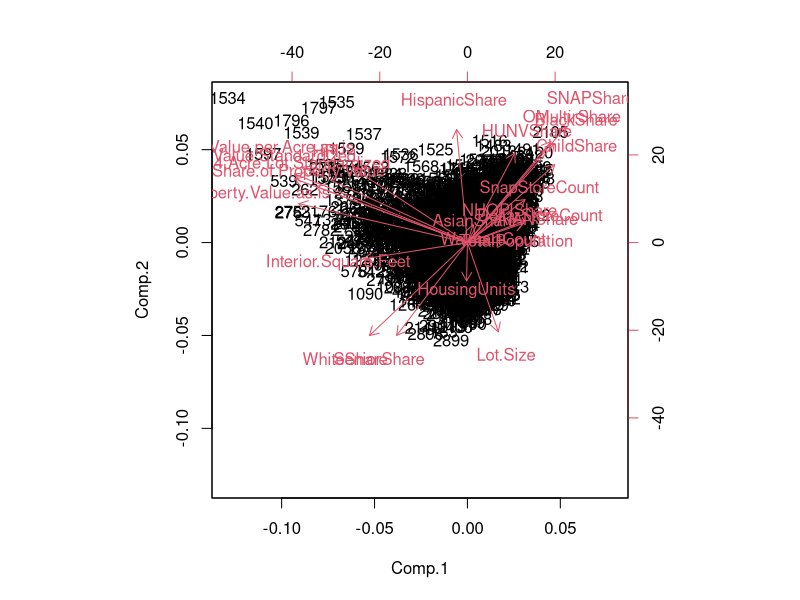
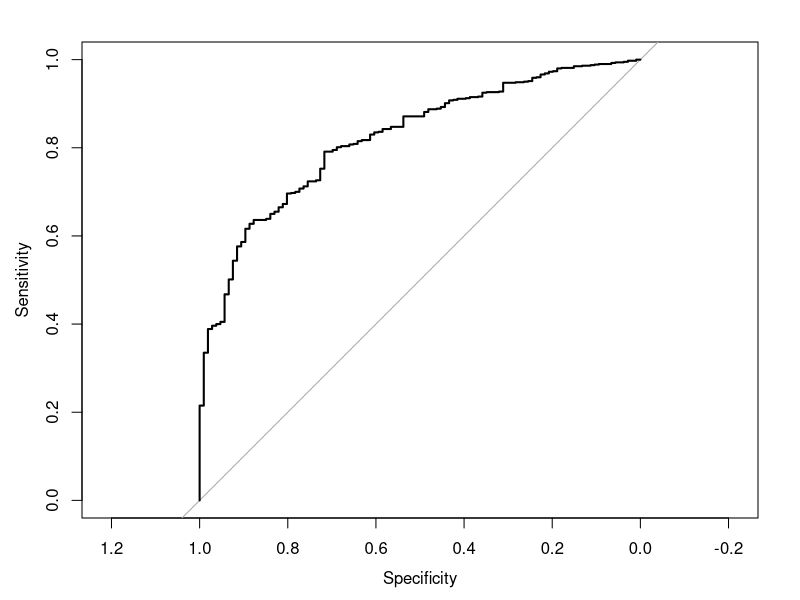

The R source for these figures, in order: (Note: a time limit stopped this script after it produced the figures.)
setwd("~/Desktop/Accenture/Modeling - Omit NAs")
mydata <- read.csv("OmitNA.model.df.csv")

library(caret)
library(pROC)

#modeling for LILA
#---------------------------------------------------------
#prepping dataset for model
bench.data <- mydata
bench.data$LILATracts_1And10 <- ifelse(bench.data$LILATracts_1And10 == 1, "Yes", "No")#Changing Binary to Yes / No bc of Model Error
bench.data$LILATracts_1And10 <- as.factor(bench.data$LILATracts_1And10) #chaning response to factor
bench.data$LILATracts_1And10 <- factor(bench.data$LILATracts_1And10, levels = 
                        c("Yes", "No")) #changing order of levels in df
levels(bench.data$LILATracts_1And10)# tests for correct order of levels

bench.data <- bench.data[, c(4, 17, 19, 21, 23:30, 42:54)]

#---------------------------------------------------------
#partitioning benchmark dataframe 

set.seed(365) #random seed generator
partition.index <- createDataPartition(bench.data$LILATracts_1And10, p=0.6, list = FALSE) #partition index
bench_train <- bench.data[partition.index, ] #train set
bench_test <- bench.data[-partition.index, ] #test set

table(bench_train$LILATracts_1And10) # 11.7%
table(bench_test$LILATracts_1And10)

#---------------------------------------------------------
#benchmark Logit Model

trn_ctrl <- trainControl(summaryFunction = twoClassSummary, 
                         savePredictions = TRUE, 
                         method = 'repeatedcv', 
                         number = 5, 
                         repeats = 5, 
                         classProbs = TRUE, 
                         allowParallel = FALSE) # I think this is K-fold CV

logit_bench <- train(LILATracts_1And10~., data = bench_train, 
                   method = 'glm',
                   trControl = trn_ctrl, 
                   family = 'binomial' ) # created Logit model

#---------------------------------------------------------
#confusionMatrix for benchmark model predictions 

lvs <- c('Yes', 'No')
truth <- factor(logit_bench$pred$obs)
pred <- factor(logit_bench$pred$pred)
xtab <- table(pred, truth)
confusionMatrix(xtab) # Accuracy is 87.3% 

#---------------------------------------------------------
#apply trained benchmark model to test data

pred_logit_bench <- predict.train(object = logit_bench, newdata = bench_test, type = 'raw')
prob_logit_bench <- predict.train(object = logit_bench, newdata = bench_test, type = 'prob')

#evaluating model performance on test data
confusionMatrix(pred_logit_bench, bench_test$LILATracts_1And10) # Accuracy is 87.58%

#saving logit model test data results
logit_bench_output <- bench_test
logit_bench_output$pred <- pred_logit_bench
logit_bench_output$prob <- prob_logit_bench

#now we can make a confusion matrix with this new dataset 
confusionMatrix(logit_bench_output$pred, logit_bench_output$LILATracts_1And10)

#---------------------------------------------------------





#---------------------------------------------------------
#PCA 
pca.data <- mydata[, c(17, 19, 21, 23:30, 42:54)] #predictor variables only
pca <- princomp(pca.data, cor = TRUE) #PCA output
summary(pca) #include up to Comp.8
loadings(pca) #if you want to be able to explain PCA Comps...not relevant as of now
biplot(pca) #plot showing us Comp 1 and 2 variables 

#---------------------------------------------------------
#creating PCA dataframe 
scores <- as.data.frame(pca$scores[, 1:8]) #df containing 1-8 Comps
pca.df <- cbind(LILA = mydata$LILATracts_1And10, scores) #merging response variable with PCA dataframe

pca.df$LILA <- ifelse(pca.df$LILA == 1, "Yes", "No")#Changing Binary to Yes / No bc of Model Error

pca.df$LILA <- as.factor(pca.df$LILA) #chaning response to factor

pca.df$LILA <- factor(pca.df$LILA, levels = 
                                   c("Yes", "No")) #changing order of levels in df

levels(pca.df$LILA)# tests for correct order of levels

#pca.df is the dataset we will use to model LI with PCA attributes 

#---------------------------------------------------------
#partitioning PCA dataframe

set.seed(365) #random seed generator
partition.index <- createDataPartition(pca.df$LILA, p=0.7, list = FALSE) #partition index
pca_train <- pca.df[partition.index, ] #train set
pca_test <- pca.df[-partition.index, ] #test set

table(pca_train$LILA) # 11.76%
table(pca_test$LILA) 

#---------------------------------------------------------
#PCA Logit Model

trn_ctrl <- trainControl(summaryFunction = twoClassSummary, 
                         savePredictions = TRUE, 
                         method = 'repeatedcv', 
                         number = 5, 
                         repeats = 5, 
                         classProbs = TRUE, 
                         allowParallel = FALSE) # I think this is K-fold CV

logit_pca <- train(LILA~., data = pca_train, 
                   method = 'glm',
                   trControl = trn_ctrl, 
                   family = 'binomial' ) # created Logit model

#---------------------------------------------------------
#confusionMatrix for model predictions 

lvs <- c('Yes', 'No')
truth <- factor(logit_pca$pred$obs)
pred <- factor(logit_pca$pred$pred)
xtab <- table(pred, truth)
confusionMatrix(xtab) # Accuracy is 87.59% for train data...lets move onto test

#---------------------------------------------------------
#apply trained model to test data

pred_logit_pca <- predict.train(object = logit_pca, newdata = pca_test, type = 'raw')
prob_logit_pca <- predict.train(object = logit_pca, newdata = pca_test, type = 'prob')

#evaluating model performance on test data
confusionMatrix(pred_logit_pca, pca_test$LILA) # Accuracy is 88.41%

#saving logit model test data results
logit_pca_output <- pca_test
logit_pca_output$pred <- pred_logit_pca
logit_pca_output$prob <- prob_logit_pca

#now we can make a confusion matrix with this new dataset 
confusionMatrix(logit_pca_output$pred, logit_pca_output$LILA)

#---------------------------------------------------------
#creating ROC plot

pred_tst <- predict(logit_pca, newdata = pca_test)
pca_test$pred <- pred_tst
pca_test$prob <- prob_logit_pca$Yes

myROC <- roc(response = pca_test$LILA, predictor = pca_test$prob, levels = 
               c("Yes", "No"))

myROC # to get AUC
plot(myROC)

#---------------------------------------------------------





#---------------------------------------------------------
# PCA Random Forest 

set.seed(365)

trn_ctrl <- trainControl(summaryFunction = twoClassSummary, 
                         savePredictions = TRUE, 
                         method = 'repeatedcv', 
                         number = 5, 
                         repeats = 5, 
                         classProbs = TRUE, 
                         allowParallel = FALSE) # I think this is K-fold CV 

mtry <- 1:3
tunegrid <- expand.grid(.mtry=mtry)
rf_pca <- train(LILA~., data = pca_train, 
                method = 'rf', 
                metric = 'ROC', 
                tuneGrid = tunegrid, 
                trControl = trn_ctrl)

#RF with tuneLength controlling hyperparameters
rf_pca <- train(LILA~., data = pca_train, 
                method = 'rf', 
                metric = 'ROC', 
                tuneLength = 4, 
                trControl = trn_ctrl)

#---------------------------------------------------------
#confusionMatrix for model predictions 

lvs <- c('Yes', 'No')
truth <- factor(rf_pca$pred$obs)
pred <- factor(rf_pca$pred$pred)
xtab <- table(pred, truth)
confusionMatrix(xtab) # 88.59% accuracy with .6p

#---------------------------------------------------------
#apply trained model to test data

pred_rf_pca <- predict.train(object = rf_pca, newdata = pca_test, type = 'raw')
prob_rf_pca <- predict.train(object = rf_pca, newdata = pca_test, type = 'prob')

#evaluating model performance on test data
confusionMatrix(pred_rf_pca, pca_test$LILA) # Accuracy is 88.16% with .6p

#saving model test data results
logit_pca_output <- pca_test
logit_pca_output$pred <- pred_logit_pca
logit_pca_output$prob <- prob_logit_pca

#now we can make a confusion matrix with this new dataset 
confusionMatrix(logit_pca_output$pred, logit_pca_output$LILA)

#---------------------------------------------------------
#creating ROC plot

pred_tst <- predict(rf_pca, newdata = pca_test)
pca_test$pred <- pred_tst
pca_test$prob <- prob_rf_pca$Yes

myROC <- roc(response = pca_test$LILA, predictor = pca_test$prob, levels = 
               c("Yes", "No"))

myROC # to get AUC
plot(myROC)

#---------------------------------------------------------





#---------------------------------------------------------
#PCA svmLinear 
modelLookup('svmLinear')

trn_ctrl <- trainControl(summaryFunction = twoClassSummary, 
                         savePredictions = TRUE, 
                         method = 'repeatedcv', 
                         number = 5, 
                         repeats = 5, 
                         classProbs = TRUE, 
                         allowParallel = FALSE) # I think this is K-fold CV

svm_pca <- train(LILA~., data = pca_train, 
                 method = 'svmLinear',
                 tuneLength = 4, 
                 trControl = trn_ctrl)

#---------------------------------------------------------
#confusionMatrix for model predictions 

lvs <- c('Yes', 'No')
truth <- factor(svm_pca$pred$obs)
pred <- factor(svm_pca$pred$pred)
xtab <- table(pred, truth)
confusionMatrix(xtab) # 88.17% accuracy 

#---------------------------------------------------------





#---------------------------------------------------------
#PCA xgb
modelLookup('xgbLinear')

trn_ctrl <- trainControl(summaryFunction = twoClassSummary, 
                         savePredictions = TRUE, 
                         method = 'repeatedcv', 
                         number = 5, 
                         repeats = 5, 
                         classProbs = TRUE, 
                         allowParallel = FALSE) # I think this is K-fold CV

xgb_pca <- train(LILA~., data = pca_train, 
                 method = 'xgbLinear', 
                 metric = 'ROC', 
                 trControl = trn_ctrl)

#---------------------------------------------------------
#confusionMatrix for model predictions 

lvs <- c('Yes', 'No')
truth <- factor(xgb_pca$pred$obs)
pred <- factor(xgb_pca$pred$pred)
xtab <- table(pred, truth)
confusionMatrix(xtab) # 87.1% accuracy 

#---------------------------------------------------------
#apply trained model to test data

pred_xgb_pca <- predict.train(object = xgb_pca, newdata = pca_test, type = 'raw')
prob_xgb_pca <- predict.train(object = xgb_pca, newdata = pca_test, type = 'prob')

#evaluating model performance on test data
confusionMatrix(pred_xgb_pca, pca_test$LILA) # Accuracy is 86.09%

#saving model test data results
xgb_pca_output <- pca_test
xgb_pca_output$pred <- pred_xgb_pca
xgb_pca_output$prob <- prob_xgb_pca

#now we can make a confusion matrix with this new dataset 
confusionMatrix(xgb_pca_output$pred, xgb_pca_output$LILA)

#---------------------------------------------------------
#creating ROC plot

pred_tst <- predict(xgb_pca, newdata = pca_test)
pca_test$pred <- pred_tst
pca_test$prob <- prob_xgb_pca$Yes

myROC <- roc(response = pca_test$LILA, predictor = pca_test$prob, levels = 
               c("Yes", "No"))

myROC # to get AUC
plot(myROC)
